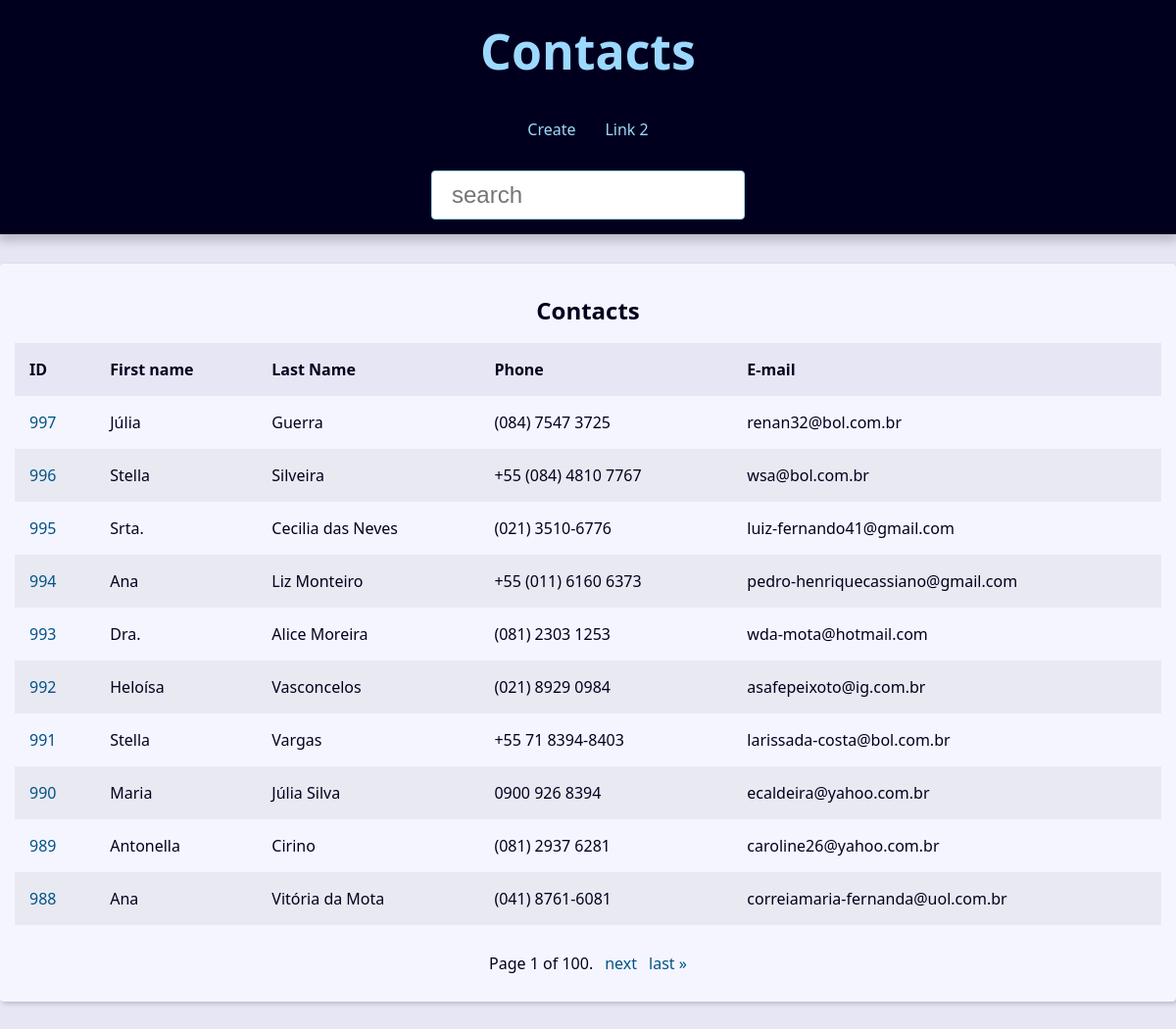
The page / on the database its author committed.
### contact/models.py (models this page shows, shortened)
class Contact(models.Model):
    first_name = models.CharField(max_length=50)
    last_name = models.CharField(max_length=50, blank=True)
    phone = models.CharField(max_length=50)
    email = models.EmailField(max_length=254, blank=True, verbose_name='E-mail')
    created_date = models.DateTimeField(default=timezone.now)
    description = models.TextField(blank=True)
    show = models.BooleanField(default=True)
    image = models.ImageField(blank=True, upload_to='pictures/%Y/%m/')
    category = models.ForeignKey(Category, on_delete=models.SET_NULL, blank=True, null=True)
    owner = models.ForeignKey(User, on_delete=models.SET_NULL, null=True, blank=True)

### contact/views.py (the view)
# urls.py: path('', views.index, name='index'),
def index(request):
    contacts = Contact.objects.all().filter(show=True).order_by('-id')
    pagination = Paginator(contacts, 10)
    page_number = request.GET.get('page')
    page_obj = pagination.get_page(page_number)
    context = {
        'page_obj': page_obj,
        'site_title': 'Contatos - ',
    }
    return render(
        request,
        'contact/index.html',
        context,
    )

### contact/templates/contact/index.html (shortened to what this page needs)
{% extends 'global/base.html' %}
{% block content %}
{% if page_obj %}
<div class="responsive-table">
    <table class="contacts-table">
        <caption class="table-caption">Contacts</caption>
        <thead>
            <tr class="table-row table-row-header">
                <th class="table-header">ID</th>
                <th class="table-header">First name</th>
                <th class="table-header">Last Name</th>
                <th class="table-header">Phone</th>
                <th class="table-header">E-mail</th>
            </tr>
        </thead>
        <tbody>
            {% for contact in page_obj %}
            <tr class="table-row">
                <td class="table-cel">
                    <a class="table-link"  href="{% url 'contact:contact' contact.id %}">{{contact.id}}</a>
                </td>
                <td class="table-cel">
                    {{contact.first_name}}
                </td>
                <td class="table-cel">
                    {{contact.last_name}}
                </td>
                <td class="table-cel">
                    {{contact.phone}}
                </td>
                <td class="table-cel">
                    {{contact.email}}
                </td>
            </tr>
            {% endfor %}
        </tbody>
    </table>
    <div class="pagination">
    <span class="step-links">
        <span class="current">
            Page {{ page_obj.number }} of {{ page_obj.paginator.num_pages }}.
        </span>
        {% if page_obj.has_next %}
            <a href="?page={{ page_obj.next_page_number }}&q={{ search_value }}">next</a>
            <a href="?page={{ page_obj.paginator.num_pages }}&q={{ search_value }}">last &raquo;</a>
        {% endif %}
    </span>
</div>
</div>
{% else %}
<div>
    <h1 style="text-align: center;">Nenhum dado encontrado</h1>
</div>
{% endif %}
{% endblock content %}

### base_templates/global/base.html (shortened to what this page needs)
{% load static %}<!DOCTYPE html>
<html lang="pt-BR">
<head>
    <link rel="stylesheet" href="{% static 'global/css/styles.css' %}">
</head>
<body>
    <header class="header">
        <h1 class="header-heading">
            <a href="{% url 'contact:index' %}" class="header-link">Contacts</a>
        </h1>
        <nav class="menu">
            <ul class="menu-list">
                <li class="menu-item"><a href="{% url "contact:create" %}" class="menu-link">Create</a></li>
                <li class="menu-item"><a href="" class="menu-link">Link 2</a></li>
            </ul>
        </nav>
        <div class="search">
            <form action="{% url "contact:search" %}" method="get">
                <input
                type="text" placeholder="search"
                class="search-input" id='search' name="q"
                value="{{ search_value }}">
            </form>
        </div>
    </header>
    <main class="content">
        {% block content %}{% endblock content %}
    </main>
</body>
</html>

### base_static/global/css/styles.css (style rules this page uses)
:root { --spacing: 1.5rem; --link-dark-color: rgb(0, 83, 134); --link-light-color: rgb(156, 217, 255); --clr-white: rgb(245, 245, 255); --clr-black: rgb(0, 0, 30); --clr-light-gray: rgb(230, 230, 245); --clr-dark-shadow-5: rgba(0, 0, 10, 5%); --clr-dark-shadow-10: rgba(0, 0, 10, 10%); --clr-dark-shadow-20: rgba(0, 0, 10, 20%); --clr-light-shadow-5: rgba(200, 200, 255, 5%); --clr-light-shadow-10: rgba(200, 200, 255, 10%); --clr-light-shadow-20: rgba(200, 200, 255, 20%); --main-page-width: 120rem; --table-min-width: 60rem; --biggest-font-size: 5rem; --bigger-font-size: 4rem; --big-font-size: 3.2rem; --medium-font-size: 2.4rem; --small-font-size: 1.6rem; --smaller-font-size: 1.4rem; --smallest-font-size: 1.2rem; --transition-fast: 300ms; --transition-medium: 600ms; --transition-slow: 1s; --default-border-radius: 4px; }
*, *::before, *::after { margin: 0; padding: 0; box-sizing: border-box; }
html { font-size: 62.5%; }
body { font-family: system-ui, -apple-system, BlinkMacSystemFont, 'Segoe UI', Roboto, Oxygen, Ubuntu, Cantarell, 'Open Sans', 'Helvetica Neue', sans-serif; line-height: 1.5; font-size: var(--small-font-size); color: var(--clr-black); -webkit-font-smoothing: antialiased; background: var(--clr-light-gray); }
a { text-decoration: none; }
.header { background: var(--clr-black); padding: var(--spacing); box-shadow: 0 5px 10px 2px var(--clr-dark-shadow-20); z-index: 1; position: relative; }
.header-heading { font-size: var(--biggest-font-size); text-align: center; }
.header-link { color: var(--link-light-color); text-decoration: none; transition: filter var(--transition-fast) ease-in-out; }
.menu { margin: var(--spacing); }
.menu-list { list-style: none; display: flex; justify-content: center; flex-flow: row wrap; }
.menu-link { display: block; padding: var(--spacing); color: var(--link-light-color); text-decoration: none; transition: background-color var(--transition-fast) ease-in-out; border-radius: var(--default-border-radius); }
.content { max-width: var(--main-page-width); margin: calc(var(--spacing) * 2) auto; padding: var(--spacing); background: var(--clr-white); box-shadow: 2px 2px 5px var(--clr-dark-shadow-20); border-radius: var(--default-border-radius); }
.responsive-table { width: 100%; overflow-x: auto; }
.contacts-table { width: 100%; min-width: var(--table-min-width); border-collapse: collapse; }
.table-caption { font-size: var(--medium-font-size); font-weight: bold; padding: var(--spacing); }
.table-row { text-align: left; text-overflow: ellipsis; transition: background-color var(--transition-fast) ease-in-out; }
.table-row:nth-of-type(2n) { background: var(--clr-dark-shadow-5); }
.table-row-header { background: var(--clr-light-gray); color: var(--clr-black); }
.table-cel, .table-header { padding: var(--spacing); }
.table-link { color: var(--link-dark-color); transition: color var(--transition-fast) ease-in-out; text-decoration: none; }
.pagination { margin-top: var(--spacing); display: flex; justify-content: center; padding: calc(var(--spacing) * 0.8); font-size: var(--small-font-size); }
.pagination .step-links { display: flex; gap: calc(var(--spacing) * 0.8); }
.pagination .step-links a { color: var(--link-dark-color); transition: color var(--transition-fast) ease-in-out; text-decoration: none; display: block; }
.search { display: flex; justify-content: center; }
.search-input { font-size: var(--medium-font-size); padding: 1rem 2rem; width: 100%; max-width: 32rem; border-radius: var(--default-border-radius); border: 1px solid var(--link-light-color); }
a:-webkit-any-link { text-decoration: none; }

### rows shown on the page
Contact: id "997", first_name "Júlia", last_name "Guerra", phone "(084) 7547 3725", email "renan32@bol.com.br"
Contact: id "996", first_name "Stella", last_name "Silveira", phone "+55 (084) 4810 7767", email "wsa@bol.com.br"
Contact: id "995", first_name "Srta.", last_name "Cecilia das Neves", phone "(021) 3510-6776", email "luiz-fernando41@gmail.com"
Contact: id "994", first_name "Ana", last_name "Liz Monteiro", phone "+55 (011) 6160 6373", email "pedro-henriquecassiano@gmail.com"
Contact: id "993", first_name "Dra.", last_name "Alice Moreira", phone "(081) 2303 1253", email "wda-mota@hotmail.com"
Contact: id "992", first_name "Heloísa", last_name "Vasconcelos", phone "(021) 8929 0984", email "asafepeixoto@ig.com.br"
Contact: id "991", first_name "Stella", last_name "Vargas", phone "+55 71 8394-8403", email "larissada-costa@bol.com.br"
Contact: id "990", first_name "Maria", last_name "Júlia Silva", phone "0900 926 8394", email "ecaldeira@yahoo.com.br"
Contact: id "989", first_name "Antonella", last_name "Cirino", phone "(081) 2937 6281", email "caroline26@yahoo.com.br"
Contact: id "988", first_name "Ana", last_name "Vitória da Mota", phone "(041) 8761-6081", email "correiamaria-fernanda@uol.com.br"

### other values the page prints
{{ page_obj.number }} "1"
{{ page_obj.paginator.num_pages }} "100"
